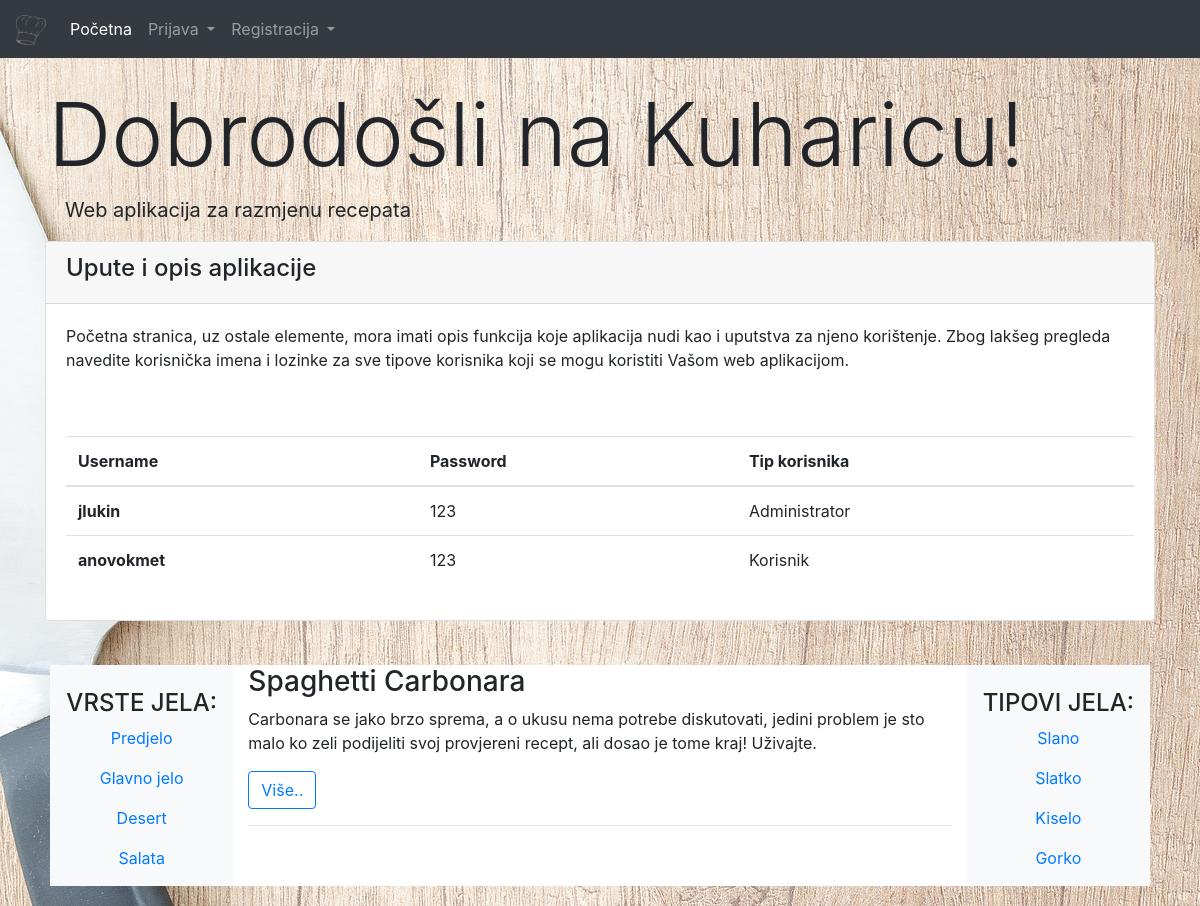
Page /?a=vrsta_jela&id=2 on the committed database.
### tables this page shows
CREATE TABLE IF NOT EXISTS `vrsta_jela` (
  `id` int(10) UNSIGNED NOT NULL AUTO_INCREMENT,
  `naziv` varchar(50) NOT NULL,
  PRIMARY KEY (`id`)
);

CREATE TABLE IF NOT EXISTS `recept` (
  `id` int(10) UNSIGNED NOT NULL AUTO_INCREMENT,
  `naslov` varchar(50) NOT NULL,
  `vk_autora` int(11) NOT NULL,
  `vk_vrsta_jela` int(11) NOT NULL,
  `datum_objavljivanja` date NOT NULL,
  `sastojci` varchar(300) NOT NULL,
  `opis` varchar(500) NOT NULL,
  `tekst_recepta` varchar(800) NOT NULL,
  `ocjena` int(11) NOT NULL,
  `br_pregleda` int(11) NOT NULL,
  PRIMARY KEY (`id`),
  KEY `vk_autora` (`vk_autora`),
  KEY `vk_vrsta_jela` (`vk_vrsta_jela`)
);

CREATE TABLE IF NOT EXISTS `tip` (
  `id` int(10) UNSIGNED NOT NULL AUTO_INCREMENT,
  `naziv` varchar(50) NOT NULL,
  PRIMARY KEY (`id`)
);

### Help/database.php (called while the page is built, shortened)
<?php
class kuharica_baza {
    public static function connect() {
        $c = new mysqli(self::host, self::user, self::pass, self::database);
        $c->query("SET CHARACTER SET utf8");
        return $c;
    }
}
?>

### index.php (called while the page is built, shortened)
<?php
require_once ('Controller/ManagerVrsta_jela.php');
require_once ('Help/database.php');
require_once ('Model/ModelVrsta_jela.php');
require_once ('Model/ModelRecept.php');
require_once ('Controller/ManagerRecept.php');
require_once ('Controller/ManagerTip.php');
require_once ('Model/ModelTip.php');
$rm = new ManagerRecept();
$vjm = new ManagerVrsta_jela();
$vt = new ManagerTip();
if (!isset($_GET['a'])) {
    $a = '';
} else {
    $a = $_GET['a'];
}
switch ($a) {
    case 'vrsta_jela':  $navigacija = 'navigacijaPocetna';
                        $recept = $rm->getRecept('kategorija');
                        $vrsta_jela = $vjm->getVrsta_jela();
                        $vrsta_tipa = $vt->getTip();
                        break;
}
include_once './View/Pocetna.php';
?>

### Controller/ManagerVrsta_jela.php (called while the page is built, shortened)
<?php
class ManagerVrsta_jela{
    private $vise_vrsta_jela = array();
    private $c;
    public function __construct(){
            $this->c = kuharica_baza::connect();
    }
    public function getVrsta_jela(){
        $sql = "SELECT * FROM vrsta_jela";
        $r = $this->c->query($sql);
        while($row = $r->fetch_assoc()){
            $v = new Vrsta_jela();
            $v->setId($row['id']);
            $v->setNaziv($row['naziv']);
            $this->vise_vrsta_jela[] = $v;
        }
        return $this->vise_vrsta_jela;
    }
}
?>

### Model/ModelVrsta_jela.php (called while the page is built, shortened)
<?php
class Vrsta_jela {
    private $id;
    private $naziv;
    public function getId(){return $this->id; }
    public function getNaziv(){return $this->naziv; }
    public function setId($id){ $this->id = $id; }
    public function setNaziv($naziv){ $this->naziv = $naziv; }
}
?>

### Controller/ManagerRecept.php (called while the page is built, shortened)
<?php
class ManagerRecept {
    private $vise_vrsta_recepata = array();
    private $c;
    public function __construct() {
        $this->c = kuharica_baza::connect();
    }
    public function getRecept($prikaz = 'svi') {
        switch ($prikaz) {
            case 'kategorija': $id = $_GET['id'];
                $sql = "SELECT r.id, r.naslov, r.sastojci, r.opis, r.tekst_recepta, r.vk_vrsta_jela, r.datum_objavljivanja, r.br_pregleda, r.ocjena, k.id AS kid, k.ime, k.prezime, v.naziv
                                        FROM recept r
                                        LEFT JOIN vrsta_jela v ON (r.vk_vrsta_jela = v.id)
                                        LEFT JOIN korisnik k ON (r.vk_autora = k.id)
                                        WHERE v.id = $id";
                break;
        }
        $r = $this->c->query($sql);
        while ($row = $r->fetch_assoc()) {
            $v = new Recept();
            $v->setId($row['id']);
            $v->setNaslov($row['naslov']);
            $v->setAutor($row['kid']);
            $v->setVrstaJela($row['vk_vrsta_jela']);
            $v->setDatum($row['datum_objavljivanja']);
            $v->setSastojci($row['sastojci']);
            $v->setOpis($row['opis']);
            $v->setTekstRecepta($row['tekst_recepta']);
            $v->setOcjena($row['ocjena']);
            $v->setBrojPregleda($row['br_pregleda']);
            $this->vise_vrsta_recepata[] = $v;
        }
        return $this->vise_vrsta_recepata;
    }
}
?>

### Model/ModelRecept.php (called while the page is built, shortened)
<?php
class Recept {
    private $id;
    private $naslov;
    private $opis;
    public function getId(){return $this->id;}
    public function getNaslov(){return $this->naslov;}
    public function getOpis(){return $this->opis;}
    public function setId($id){$this->id=$id;}
    public function setNaslov($naslov){$this->naslov=$naslov;}
    public function setOpis($opis){$this->opis=$opis;}
}
?>

### Controller/ManagerTip.php (called while the page is built, shortened)
<?php
class ManagerTip {
    private $vise_vrsta_tipova = array();
    private $c;
    public function __construct(){
            $this->c = kuharica_baza::connect();
    }
    public function getTip(){
        $sql = "SELECT * FROM tip";
        $r = $this->c->query($sql);
        while($row = $r->fetch_assoc()){
            $v = new Tip();
            $v->setId($row['id']);
            $v->setNaziv($row['naziv']);
            $this->vise_vrsta_tipova[] = $v;
        }
        return $this->vise_vrsta_tipova;
    }
}
?>

### Model/ModelTip.php (called while the page is built, shortened)
<?php
class Tip {
    private $id;
    private $naziv;
    public function getId(){return $this->id; }
    public function getNaziv(){return $this->naziv; }
    public function setId($id){ $this->id = $id; }
    public function setNaziv($naziv){ $this->naziv = $naziv; }
}
?>

### View/prikazVrste_jela.php (the view)
<?php
foreach ($vrsta_jela as $v){
    echo '<p><a href="?a=vrsta_jela&id='.$v->getId().'">'.$v->getNaziv().'</a></p>';
}
?>

### View/pregled.php (shortened to what this page needs)
<?php
foreach ($recept as $r) {
    echo '<h3>'.$r->getNaslov().'</h3>';
    echo '<p>'.$r->getOpis().'</p>';
    echo '<p><a class="btn btn-outline-primary" href="?a=recept&id='.$r->getId().'">Više..</a></p>';
    echo '<hr>';
}
?>

### View/prikazTip.php
<?php
foreach ($vrsta_tipa as $v){
    echo '<p><a href="?a=tip&id='.$v->getId().'">'.$v->getNaziv().'</a></p>';
}
?>

### rows in the picture
vrsta_jela: naziv "Predjelo"
vrsta_jela: naziv "Glavno jelo"
vrsta_jela: naziv "Desert"
vrsta_jela: naziv "Salata"
recept: naslov "Spaghetti Carbonara", opis "Carbonara se jako brzo sprema, a o ukusu nema potrebe diskutovati, jedini problem je sto malo ko zeli podijeliti svoj provjereni recept, ali dosao je tome kraj! Uživajte."
tip: naziv "Slano"
tip: naziv "Slatko"
tip: naziv "Kiselo"
tip: naziv "Gorko"
